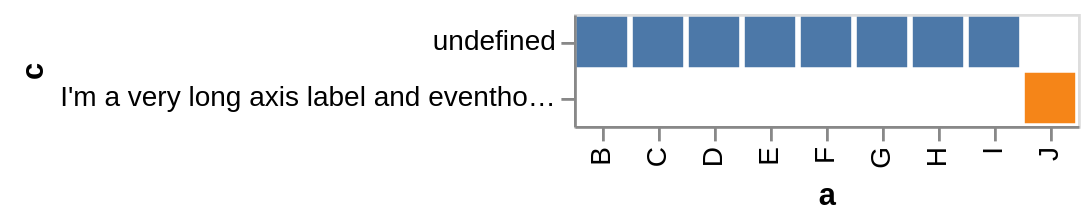

The specification (Vega-Lite) saved for this image:
### Vega-Lite specification from a JSON file in a GitHub repository (floating-point values rounded to 4 significant figures)
{"$schema": "https://vega.github.io/schema/vega-lite/v5.json", "data": {"values": [{"a": "J", "b": 28, "c": "I'm a very long axis label and eventhough my axis label is cutoff, I'm still rendered in the png"}, {"a": "B", "b": 55}, {"a": "C", "b": 43}, {"a": "D", "b": 91}, {"a": "E", "b": 81}, {"a": "F", "b": 53}, {"a": "G", "b": 19}, {"a": "H", "b": 87}, {"a": "I", "b": 52}]}, "mark": "bar", "encoding": {"x": {"field": "a", "type": "nominal"}, "y": {"field": "c", "type": "nominal"}, "color": {"field": "c", "legend": null}}}
